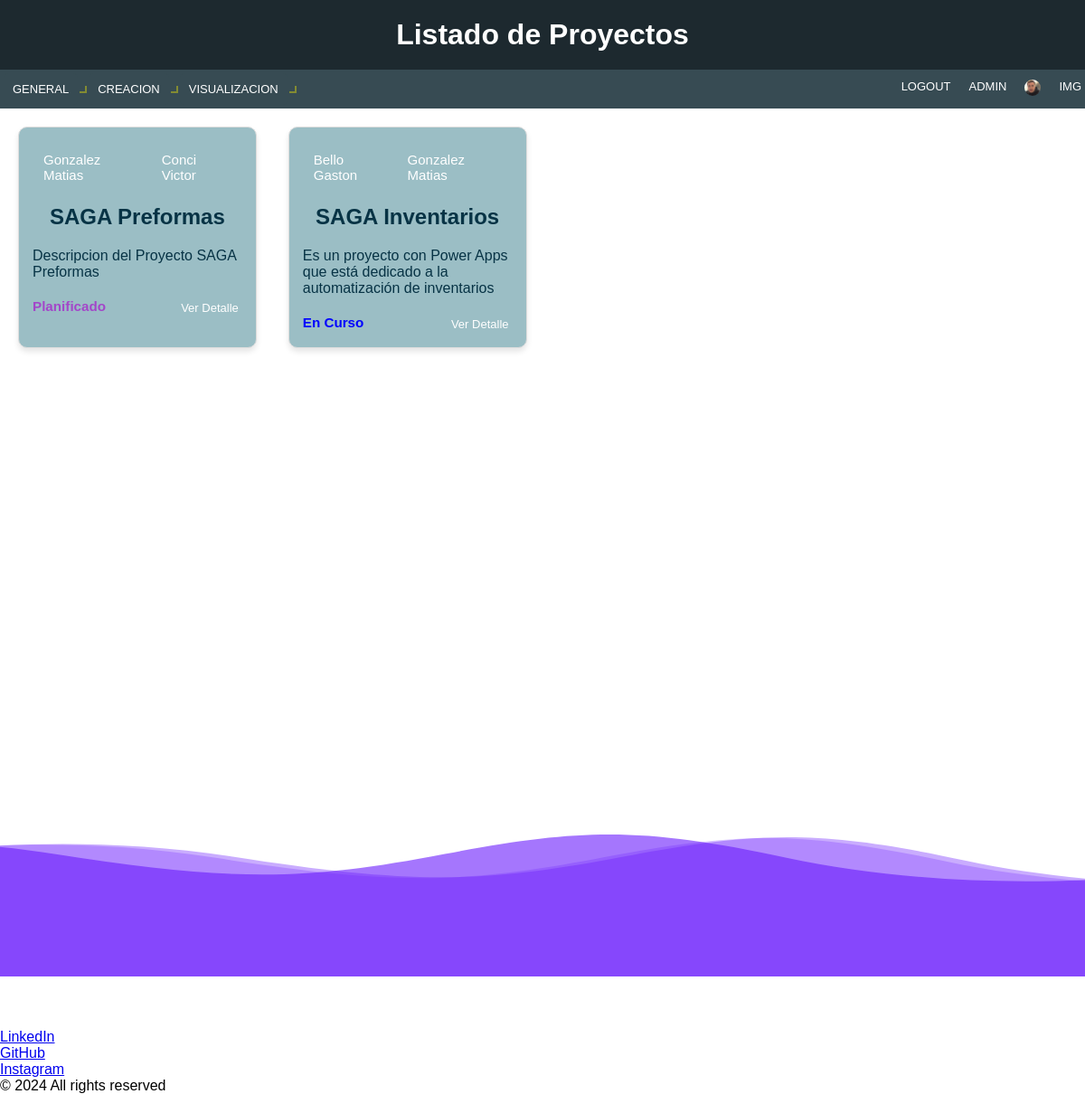
/Projects/cards-list/ (signed in), run on the app's committed database.
### Projects/models.py (models this page shows, shortened)
class Avatar(models.Model):
    user = models.OneToOneField(User, on_delete=models.CASCADE, related_name='avatar')
    image = models.ImageField(upload_to='avatars/')

class Tarjeta(models.Model):
    class Tipo(models.TextChoices):
        sin_estado = '', ''
        planificado = 'Planificado', 'Planificado'
        en_curso = 'En Curso', 'En Curso'
        finalizado = 'Finalizado', 'Finalizado'
    lider = models.ForeignKey(Lider, on_delete=models.CASCADE,related_name='tarjetas')
    sponsor = models.ForeignKey(Sponsor, on_delete=models.CASCADE,related_name='tarjetas')
    titulo = models.CharField(max_length=50)
    descripcion = models.CharField(max_length=200)
    fecha_inicio = models.DateField(default=datetime.now)
    fecha_fin = models.DateField(default=datetime.now)
    estado = models.CharField(
        max_length=11,
        choices=Tipo.choices,
        default=Tipo.planificado,
    )

class Lider(models.Model):
    nombre = models.CharField(max_length=20)
    def __str__(self):
        return f"{self.nombre}"

class Sponsor(models.Model):
    nombre = models.CharField(max_length=20)
    def __str__(self):
        return f"{self.nombre}"

### Projects/views.py (the view)
# urls.py: path("cards-list/", TarjetaListView.as_view(), name="list_cards"),
class TarjetaListView(LoginRequiredMixin, ListView):
    model = Tarjeta
    template_name = "Projects/cards/list_cards.html"
    context_object_name = "TARJETAS_LIST"

### Projects/templates/Projects/cards/list_cards.html (shortened to what this page needs)
{% extends 'Projects/base.html' %} {% load static %}  {%block h1%}
<h1>Listado de Proyectos</h1>
{% endblock%} {% block nav %}
<link
  rel="stylesheet"
  href="{% static 'Projects/css/styles_list_cards.css' %} "
/>
<div class="dropdown">
  <button class="dropbtn">GENERAL</button>
</div>
<div class="dropdown">
  <button class="dropbtn">CREACION</button>
</div>
<div class="dropdown">
  <button class="dropbtn">VISUALIZACION</button>
</div>
{% endblock%} {% block content %}
<div class="card-container">
  {% for tarjeta in TARJETAS_LIST %}
  <div class="card">
    <div class="card-header">
      <a href="{% url 'filter_lider' tarjeta.lider.nombre %}" class="tag"
        >{{ tarjeta.lider }}</a
      >
      <a href="{% url 'filter_sponsor' tarjeta.sponsor.nombre %}" class="tag"
        >{{ tarjeta.sponsor }}</a
      >
    </div>
    <h2>{{ tarjeta.titulo }}</h2>
    <p>{{ tarjeta.descripcion }}</p>
    <div class="card-footer">
      <h3 data-estado="{{ tarjeta.estado }}">{{ tarjeta.estado }}</h3>
      <a href="{% url 'detail_cards' tarjeta.id %}" class="btn-detail"
        >Ver Detalle</a
      >
    </div>
  </div>
  {% empty %}
  <p>No hay proyectos disponibles.</p>
  {% endfor %}
</div>
{% endblock content %}

### Projects/templates/Projects/base.html (shortened to what this page needs)
{% load static %}
<!DOCTYPE html>
<html lang="en">
  <head>
    <link rel="stylesheet" href="{% static 'Projects/css/styles_title.css' %} " />
  </head>
  <body>
    <header>
      <div class="header-container">{% block h1 %} {% endblock h1 %}</div>
    </header>
    <nav>
      <div class="left-menu">
        {% block nav %} {% endblock nav %}
      </div>
      {% if user.is_authenticated %}
      <div class="right-menu">
        <ul>
          <li><a href="{% url 'logout' %}">LOGOUT</a></li>
        </ul>
        <ul>
          <li><a href="{% url 'edit_user' %}">{{ user|upper }}</a></li>
        </ul>
        <ul>
          {% if user.avatar.image %}
          <li><img src="{{ user.avatar.image.url }}" alt="Avatar" style="height: 18px; width: 18px; border-radius: 50%;"></li>
          {% endif %}
        </ul>
        <ul>
          <li><a href="{% url 'avatar_add' %}">IMG</a></li>
        </ul>
      {% endif %}
    </nav>
    <main>{% block content %} {% endblock content %}</main>
  </body>
  <footer>
      <div class="background">
      </div>
      <section>
        <ul class="socials">
          <li><a class="fa-brands fa-x-twitter"></a></li>
          <li><a class="fa-brands fa-facebook"></a></li>
          <li><a class="fa-brands fa-linkedin"></a></li>
        </ul>
        <ul class="links">
          <li><a href="https://www.linkedin.com/in/matiasagustingonzalez" target="_blank">LinkedIn</a></li>
          <li><a href="https://github.com/MatiasAgustinGonzalez" target="_blank">GitHub</a></li>
          <li><a href="https://www.instagram.com/_matiagus" target="_blank">Instagram</a></li>
        </ul>
        <p class="legal">© 2024 All rights reserved</p>
      </section>
    </footer>
</html>

### Projects/static/Projects/css/styles_title.css (style rules this page uses)
* { margin: 0; padding: 0; box-sizing: border-box; }
.header-container { background-color: #1d292f; color: #fff; text-align: center; font-family: sans-serif; padding: 20px; }
nav { background-color: #374b53; color: #fff; font-family: sans-serif; padding: 4px; display: flex; justify-content: space-between; align-items: center; }
.left-menu { display: flex; }
.right-menu { display: flex; }
nav ul { list-style-type: none; display: flex; justify-content: flex-end; font-size: 13px; }
nav li { margin-left: 20px; cursor: pointer; }
nav a { color: #fff; text-decoration: none; }
.dropdown { position: relative; display: inline-block; }
.left-menu .dropdown { margin-right: 12px; }
.dropbtn { background-color: #374b53; color: #fff; padding: 10px; font-size: 13px; border: none; cursor: pointer; border-radius: 5px; transition: background-color 0.3s ease-in-out; position: relative; }
.dropbtn::after { content: ""; position: absolute; top: 50%; right: -10px; transform: translateY(-50%); border: solid rgb(131, 139, 50); border-width: 0 2px 2px 0; display: inline-block; padding: 3px; transition: transform 0.3s ease-in-out; }

### Projects/static/Projects/css/styles_list_cards.css (style rules this page uses)
* { font-family: sans-serif; }
.card-container { display: grid; grid-template-columns: repeat(auto-fill, minmax(200px, 1fr)); gap: 35px; padding: 20px; }
.card { border: 1px solid #ddd; border-radius: 10px; background-color: #9bbec5; padding: 15px; box-shadow: 0 4px 6px rgba(0, 0, 0, 0.1); transition: transform 0.3s ease-in-out; }
@media (min-width: 768px) { .card-container { grid-template-columns: repeat(4, 1fr); } }
.card-header { display: flex; justify-content: space-between; margin-bottom: 12px; }
.tag { font-size: 15px; color: #fff; padding: 12px 12px; border-radius: 5px; background-color: transparent; text-decoration: none; }
.card h2 { margin-bottom: 20px; text-align: center; color: #073345; }
.card p { margin-bottom: 20px; color: #073345; }
.card-footer { display: flex; justify-content: space-between; font-size: 13px; }
.card h3 { color: rgb( 128, 26, 0 ); }
.card h3[data-estado="En Curso"] { color: blue; }
.card h3[data-estado="Planificado"] { color: rgba(167, 25, 202, 0.726); }
.btn-detail { color: #fff; padding: 3px 4px; border-radius: 5px; text-decoration: none; }

### data on the page
Tarjeta: lider "Gonzalez Matias", sponsor "Conci Victor", titulo "SAGA Preformas", descripcion "Descripcion del Proyecto SAGA Preformas", estado "Planificado"
Tarjeta: lider "Bello Gaston", sponsor "Gonzalez Matias", titulo "SAGA Inventarios", descripcion "Es un proyecto con Power Apps que está dedicado a la automatización de inventarios", estado "En Curso"

### other printed values
{{ user|upper }} "ADMIN"
